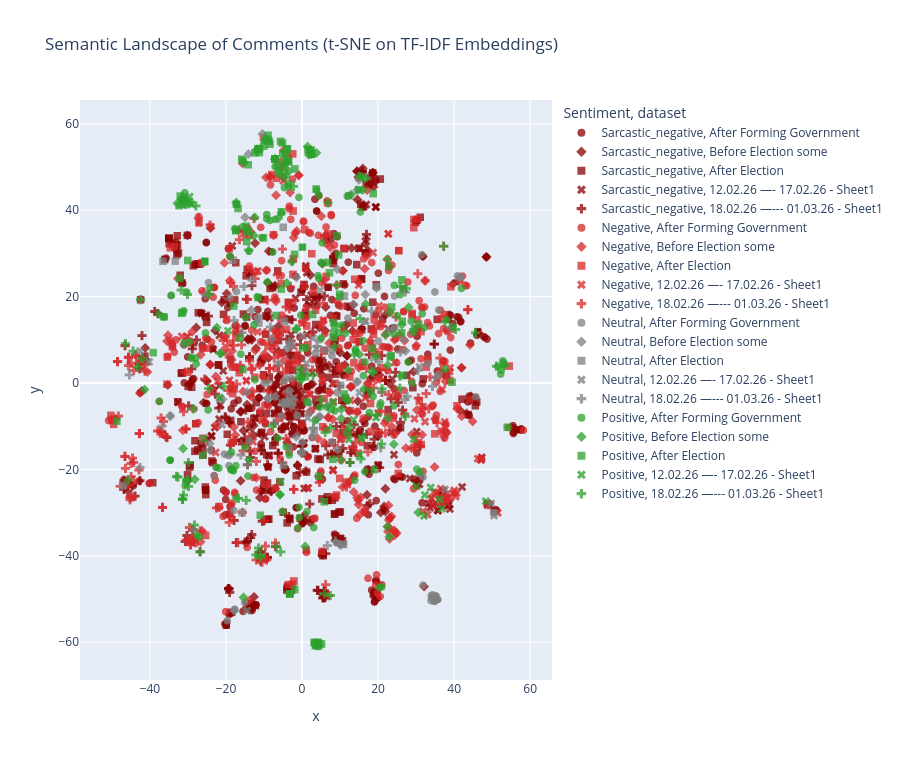

Notebook source saved alongside this figure:
### Markdown cell above
## 7. Semantic Landscape (Interactive Projection)

### Code cell
sample_n = min(2200, len(all_df))
sem_df = all_df.sample(sample_n, random_state=42).copy()

vec = TfidfVectorizer(min_df=2, max_features=12000, ngram_range=(1,2), token_pattern=r'(?u)\b\w+\b')
X = vec.fit_transform(sem_df['comment'])

svd = TruncatedSVD(n_components=min(80, max(5, X.shape[1]-1)), random_state=42)
X_svd = svd.fit_transform(X)

perp = max(8, min(35, sample_n // 25))
tsne = TSNE(n_components=2, perplexity=perp, learning_rate='auto', init='random', random_state=42)
XY = tsne.fit_transform(X_svd)

sem_df['x'] = XY[:,0]
sem_df['y'] = XY[:,1]

fig = px.scatter(
    sem_df,
    x='x', y='y',
    color='Sentiment',
    symbol='dataset',
    color_discrete_map=COLOR_MAP,
    hover_data=['dataset','sentiment_confidence','comment'],
    title='Semantic Landscape of Comments (t-SNE on TF-IDF Embeddings)'
)
fig.update_traces(marker=dict(size=8, opacity=0.75))
fig.update_layout(height=760)
fig.show()
